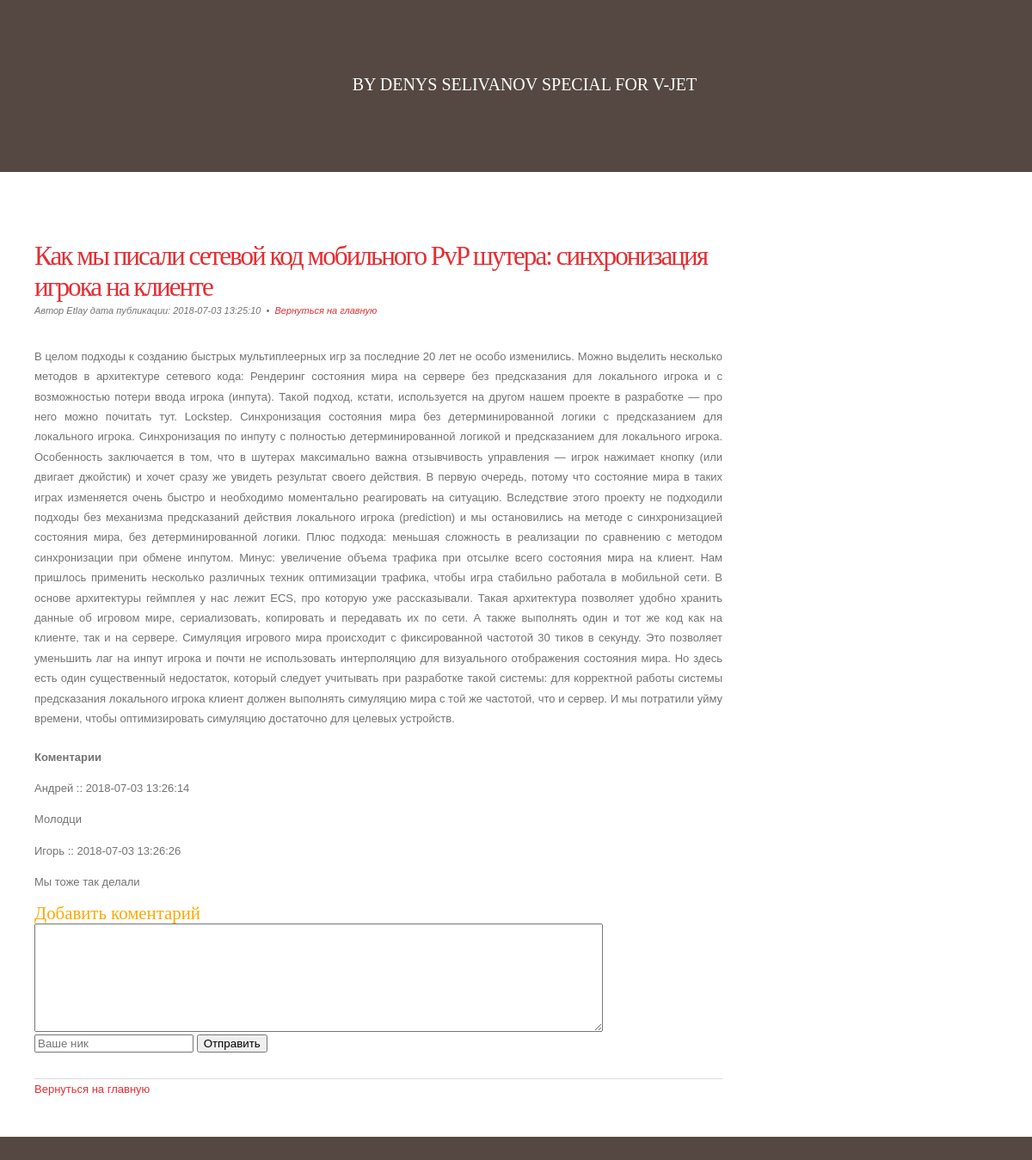
Screenshot of /post/21 with the database file from the repository.
### tables this page shows
CREATE TABLE `publication` (
  `id_publ` int(11) NOT NULL,
  `name` text NOT NULL,
  `text` text NOT NULL,
  `author` text NOT NULL,
  `date` datetime NOT NULL,
  `number_of_comments` int(11) NOT NULL DEFAULT '0'
);

CREATE TABLE `comments` (
  `id_com` int(11) NOT NULL,
  `id_to_what_post` int(11) NOT NULL,
  `author` text NOT NULL,
  `text` text NOT NULL,
  `date` datetime NOT NULL DEFAULT CURRENT_TIMESTAMP
);

### config/routes.php (called while the page is built)
<?php
$routes = [
    'post/([0-9]+)' => 'post/view/$1',
    'post' => 'post/index',
];
return  $routes;

### index.php (called while the page is built, shortened)
<?php
$router = new \liw\components\Router();
$router->run();

### core/models/Post.php (called while the page is built, shortened)
<?php
class Post
{
    public static function getPostItemById($id)
    {
        $id = intval($id);
        if ($id) {
            $db = Db::getConnection();
            $result = $db->query('SELECT * FROM publication WHERE id_publ =' . $id);
            $result->setFetchMode(\PDO::FETCH_ASSOC);
            $postItem = $result->fetch();
            return $postItem;
        }
    }
    public static function getCommentById($id)
    {
        $id = intval($id);
        if ($id) {
            $commentItem = [];
            $db = Db::getConnection();
            $result = $db->query('SELECT * FROM comments WHERE id_to_what_post =' . $id);
            $i = 0;
            while($row = $result->fetch()) {
                $commentItem[$i]['date'] = $row['date'];
                $commentItem[$i]['text'] = $row['text'];
                $commentItem[$i]['author'] = $row['author'];
                $i++;
            }
            return $commentItem;
        }
    }
}

### core/views/view.php (the view, shortened to what this page needs)
<!DOCTYPE html PUBLIC "-//W3C//DTD XHTML 1.0 Strict//EN">
<head>
    <link href="/assets/style.css" rel="stylesheet" type="text/css" media="screen"/>
</head>
<body>
<div id="wrapper">
    <div id="header-wrapper">
        <div id="header">
            <div id="logo">
                <p>by Denys Selivanov special for v-jet</p>
            </div>
        </div>
    </div>
    <div id="page">
        <div id="page-bgtop">
            <div id="page-bgbtm">
                <div id="content">
                    <div class="post">
                        <h2 class="title"><a href='/post/<?php echo $postItem['id_publ']; ?>'><?php echo $postItem['name']; ?></a>
                        </h2>
                        <p class="meta">Автор <?php echo $postItem['author']; ?>
                            дата публикации: <?php echo $postItem['date']; ?>
                            &nbsp;&bull;&nbsp; <a href='/post/' class="permalink">Вернуться на главную</a></p>
                        <div class="entry">
                            <div class="post_text">
                                <p><?php echo $postItem['text']; ?></p>
                            </div>
                        </div>
                        <div class="comments">
                            <h4>Коментарии</h4>
                            <?php foreach ($commentItem as $commentItems): ?>
                                <p><?php echo $commentItems['author'] . " :: " . $commentItems['date']; ?></p>
                                <p><?php echo $commentItems['text']; ?></p>
                            <?php endforeach; ?>
                        </div>
                        <div class="form">
                            <h3>Добавить коментарий</h3>
                            <form action="" method="post">
                                <textarea required  name="comm_text" id="comm_text" cols="80" rows="8"></textarea><br>
                                <input required name="author" type="text" placeholder="Ваше ник">
                                <input type="submit" value="Отправить">
                            </form>
                        </div>
                    </div>
                    <p><a href='/post/' class="permalink">Вернуться на главную</a></p>
                    <div style="clear: both;">&nbsp;</div>
                </div>
                <div style="clear: both;">&nbsp;</div>
            </div>
        </div>
    </div>
</div>
</body>
</html>

### components/Router.php (shortened to what this page needs)
<?php
class Router
{
    private $routes;
    public function __construct()
    {
        $routesPath = 'config/routes.php';
        $this->routes = include($routesPath);
    }
    private function getURI()
    {
        if (!empty($_SERVER['REQUEST_URI'])){
            return trim($_SERVER['REQUEST_URI'], '/');
        }else{
            die("Строка поиска пуста");
        }
    }
    public function run()
    {
        $uri = $this->getURI();
        foreach ($this->routes as $uriPattern => $path){
            if (preg_match("~$uriPattern~", $uri)){
                $internalRoute = preg_replace("~$uriPattern~", $path, $uri);
                $segments = explode('/', $internalRoute);
                $controllerName = ucfirst(array_shift($segments)) . 'Controller';
                $actionName = 'action' . ucfirst(array_shift($segments));
                $parameters = $segments;
                $controllerObject = new $controllerName;
                $result = call_user_func_array(array($controllerObject, $actionName), $parameters);
                if ($result != null) {
                    break;
                }
            }
        }
    }
}

### assets/style.css (style rules this page uses)
body { margin: 0; padding: 0; background: #554842; font-family: Arial, Helvetica, sans-serif; font-size: 13px; color: #737373; }
h1, h2, h3 { margin: 0; padding: 0; font-family: 'Arvo', serif; font-weight: normal; color: #FFA800; }
h2 { font-size: 2.4em; }
h3 { font-size: 1.6em; }
p, ul, ol { margin-top: 0; line-height: 180%; }
a { text-decoration: none; color: #E42E33; }
#wrapper { margin: 0 auto; padding: 0; }
#header-wrapper { height: 200px; }
#header { width: 960px; height: 240px; margin: 0 auto; }
#logo { width: 980px; height: 100px; margin: 0px auto; padding: 80px 0px 0px 0px; color: #FFFFFF; }
#logo h1, #logo p { display: block; margin: 0; padding: 0; }
#logo p { text-align: center; text-transform: uppercase; font-family: 'Arvo', serif; font-size: 20px; }
#page { width: 1200px; margin: 0 auto; padding: 0; background-color: #FFFFFF; }
#page-bgbtm { margin: 0px; padding: 40px 40px 0px 40px; }
#content { float: left; width: 800px; padding: 0px 0px 0px 0px; }
.post { clear: both; padding: 30px 0px; border-bottom: 1px solid #D9D9D9; }
.post .title { padding-top: 10px; letter-spacing: -2px; }
.post .title a { border: none; color: #E42E33; }
.post .meta { padding-bottom: 10px; text-align: left; font-family: Arial, Helvetica, sans-serif; font-size: 11px; font-style: italic; }
.post .entry { text-align: justify; margin-bottom: 25px; padding: 10px 0px 0px 0px; }

### rows the page displays
publication: name "Как мы писали сетевой код мобильного PvP шутера: синхронизация игрока на клиенте", author "Etlay", date "2018-07-03 13:25:10", text "В целом подходы к созданию быстрых мультиплеерных игр за последние 20 лет не особо изменились. Можно выделить несколько методов в архитектуре сетевого кода: Рендеринг состояния мира на сервере без предсказания для локального игрока и с возможностью потери ввода игрока (инпута). Такой подход, кстати, используется на другом нашем проекте в разработке — про него можно почитать тут. Lockstep. Синхронизация состояния мира без детерминированной логики с предсказанием для локального игрока. Синхронизация по инпуту с полностью детерминированной логикой и предсказанием для локального игрока. Особенность заключается в том, что в шутерах максимально важна отзывчивость управления — игрок нажимает…"
comments: author "Андрей", date "2018-07-03 13:26:14", text "Молодци"
comments: author "Игорь", date "2018-07-03 13:26:26", text "Мы тоже так делали"
